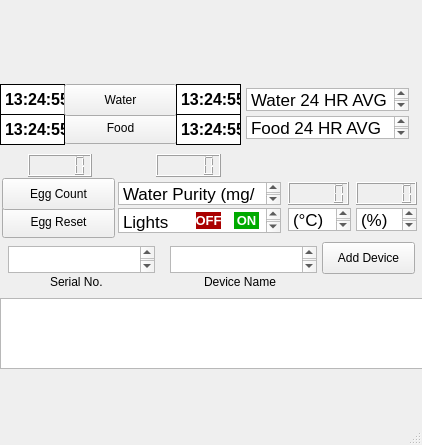
<?xml version="1.0" encoding="UTF-8"?>
<ui version="4.0">
 <class>MainWindow</class>
 <widget class="QMainWindow" name="MainWindow">
  <property name="geometry">
   <rect>
    <x>0</x>
    <y>0</y>
    <width>422</width>
    <height>445</height>
   </rect>
  </property>
  <property name="windowTitle">
   <string>MainWindow</string>
  </property>
  <widget class="QWidget" name="centralwidget">
   <widget class="QLabel" name="label">
    <property name="geometry">
     <rect>
      <x>-8</x>
      <y>-2</y>
      <width>429</width>
      <height>87</height>
     </rect>
    </property>
    <property name="autoFillBackground">
     <bool>false</bool>
    </property>
    <property name="text">
     <string/>
    </property>
    <property name="pixmap">
     <pixmap>Mama-Sarah.png</pixmap>
    </property>
    <property name="scaledContents">
     <bool>true</bool>
    </property>
   </widget>
   <widget class="QLabel" name="sys_time_label">
    <property name="geometry">
     <rect>
      <x>0</x>
      <y>84</y>
      <width>65</width>
      <height>31</height>
     </rect>
    </property>
    <property name="font">
     <font>
      <pointsize>12</pointsize>
      <weight>75</weight>
      <bold>true</bold>
     </font>
    </property>
    <property name="styleSheet">
     <string notr="true">border: 1px solid black;
background-color: rgb(255, 255, 255);</string>
    </property>
    <property name="text">
     <string>13:24:55</string>
    </property>
   </widget>
   <widget class="QPushButton" name="pushButton_2">
    <property name="geometry">
     <rect>
      <x>64</x>
      <y>112</y>
      <width>113</width>
      <height>32</height>
     </rect>
    </property>
    <property name="text">
     <string>Food</string>
    </property>
   </widget>
   <widget class="QLCDNumber" name="lcdNumber">
    <property name="geometry">
     <rect>
      <x>288</x>
      <y>182</y>
      <width>61</width>
      <height>23</height>
     </rect>
    </property>
   </widget>
   <widget class="QTextBrowser" name="textBrowser">
    <property name="geometry">
     <rect>
      <x>288</x>
      <y>208</y>
      <width>63</width>
      <height>23</height>
     </rect>
    </property>
    <property name="html">
     <string>&lt;!DOCTYPE HTML PUBLIC &quot;-//W3C//DTD HTML 4.0//EN&quot; &quot;http://www.w3.org/TR/REC-html40/strict.dtd&quot;&gt;
&lt;html&gt;&lt;head&gt;&lt;meta name=&quot;qrichtext&quot; content=&quot;1&quot; /&gt;&lt;style type=&quot;text/css&quot;&gt;
p, li { white-space: pre-wrap; }
&lt;/style&gt;&lt;/head&gt;&lt;body style=&quot; font-family:'.AppleSystemUIFont'; font-size:13pt; font-weight:400; font-style:normal;&quot;&gt;
&lt;p style=&quot; margin-top:0px; margin-bottom:0px; margin-left:0px; margin-right:0px; -qt-block-indent:0; text-indent:0px;&quot;&gt;(°C)&lt;/p&gt;&lt;/body&gt;&lt;/html&gt;</string>
    </property>
   </widget>
   <widget class="QLCDNumber" name="lcdNumber_2">
    <property name="geometry">
     <rect>
      <x>28</x>
      <y>154</y>
      <width>64</width>
      <height>23</height>
     </rect>
    </property>
   </widget>
   <widget class="QTextBrowser" name="textBrowser_2">
    <property name="geometry">
     <rect>
      <x>118</x>
      <y>182</y>
      <width>163</width>
      <height>23</height>
     </rect>
    </property>
    <property name="html">
     <string>&lt;!DOCTYPE HTML PUBLIC &quot;-//W3C//DTD HTML 4.0//EN&quot; &quot;http://www.w3.org/TR/REC-html40/strict.dtd&quot;&gt;
&lt;html&gt;&lt;head&gt;&lt;meta name=&quot;qrichtext&quot; content=&quot;1&quot; /&gt;&lt;style type=&quot;text/css&quot;&gt;
p, li { white-space: pre-wrap; }
&lt;/style&gt;&lt;/head&gt;&lt;body style=&quot; font-family:'.AppleSystemUIFont'; font-size:13pt; font-weight:400; font-style:normal;&quot;&gt;
&lt;p style=&quot; margin-top:0px; margin-bottom:0px; margin-left:0px; margin-right:0px; -qt-block-indent:0; text-indent:0px;&quot;&gt;Water Purity (mg/L)&lt;/p&gt;
&lt;p style=&quot;-qt-paragraph-type:empty; margin-top:0px; margin-bottom:0px; margin-left:0px; margin-right:0px; -qt-block-indent:0; text-indent:0px;&quot;&gt;&lt;br /&gt;&lt;/p&gt;&lt;/body&gt;&lt;/html&gt;</string>
    </property>
   </widget>
   <widget class="QLabel" name="sys_time_label_2">
    <property name="geometry">
     <rect>
      <x>0</x>
      <y>114</y>
      <width>65</width>
      <height>31</height>
     </rect>
    </property>
    <property name="font">
     <font>
      <pointsize>12</pointsize>
      <weight>75</weight>
      <bold>true</bold>
     </font>
    </property>
    <property name="styleSheet">
     <string notr="true">border: 1px solid black;
background-color: rgb(255, 255, 255);</string>
    </property>
    <property name="text">
     <string>13:24:55</string>
    </property>
   </widget>
   <widget class="QPushButton" name="pushButton_3">
    <property name="geometry">
     <rect>
      <x>64</x>
      <y>84</y>
      <width>113</width>
      <height>32</height>
     </rect>
    </property>
    <property name="text">
     <string>Water</string>
    </property>
   </widget>
   <widget class="QLCDNumber" name="lcdNumber_3">
    <property name="geometry">
     <rect>
      <x>156</x>
      <y>154</y>
      <width>65</width>
      <height>23</height>
     </rect>
    </property>
   </widget>
   <widget class="QLCDNumber" name="lcdNumber_5">
    <property name="geometry">
     <rect>
      <x>356</x>
      <y>182</y>
      <width>61</width>
      <height>23</height>
     </rect>
    </property>
   </widget>
   <widget class="QTextBrowser" name="textBrowser_5">
    <property name="geometry">
     <rect>
      <x>356</x>
      <y>208</y>
      <width>61</width>
      <height>23</height>
     </rect>
    </property>
    <property name="html">
     <string>&lt;!DOCTYPE HTML PUBLIC &quot;-//W3C//DTD HTML 4.0//EN&quot; &quot;http://www.w3.org/TR/REC-html40/strict.dtd&quot;&gt;
&lt;html&gt;&lt;head&gt;&lt;meta name=&quot;qrichtext&quot; content=&quot;1&quot; /&gt;&lt;style type=&quot;text/css&quot;&gt;
p, li { white-space: pre-wrap; }
&lt;/style&gt;&lt;/head&gt;&lt;body style=&quot; font-family:'.AppleSystemUIFont'; font-size:13pt; font-weight:400; font-style:normal;&quot;&gt;
&lt;p style=&quot; margin-top:0px; margin-bottom:0px; margin-left:0px; margin-right:0px; -qt-block-indent:0; text-indent:0px;&quot;&gt;(%)&lt;/p&gt;&lt;/body&gt;&lt;/html&gt;</string>
    </property>
   </widget>
   <widget class="QLabel" name="ebrake_fail_off">
    <property name="enabled">
     <bool>true</bool>
    </property>
    <property name="geometry">
     <rect>
      <x>196</x>
      <y>212</y>
      <width>25</width>
      <height>17</height>
     </rect>
    </property>
    <property name="font">
     <font>
      <pointsize>10</pointsize>
      <weight>75</weight>
      <bold>true</bold>
     </font>
    </property>
    <property name="styleSheet">
     <string notr="true">color: rgb(255, 255, 255);
background-color: rgb(170, 0, 0);</string>
    </property>
    <property name="text">
     <string>OFF</string>
    </property>
    <property name="alignment">
     <set>Qt::AlignCenter</set>
    </property>
   </widget>
   <widget class="QLabel" name="ebrake_fail_on">
    <property name="enabled">
     <bool>true</bool>
    </property>
    <property name="geometry">
     <rect>
      <x>234</x>
      <y>212</y>
      <width>25</width>
      <height>17</height>
     </rect>
    </property>
    <property name="font">
     <font>
      <pointsize>10</pointsize>
      <weight>75</weight>
      <bold>true</bold>
     </font>
    </property>
    <property name="styleSheet">
     <string notr="true">color: rgb(255, 255, 255);
background-color: rgb(0, 170, 0);</string>
    </property>
    <property name="text">
     <string>ON</string>
    </property>
    <property name="alignment">
     <set>Qt::AlignCenter</set>
    </property>
   </widget>
   <widget class="QPushButton" name="pushButton">
    <property name="geometry">
     <rect>
      <x>2</x>
      <y>206</y>
      <width>113</width>
      <height>32</height>
     </rect>
    </property>
    <property name="text">
     <string>Egg Reset</string>
    </property>
   </widget>
   <widget class="QTextBrowser" name="textBrowser_4">
    <property name="geometry">
     <rect>
      <x>118</x>
      <y>208</y>
      <width>163</width>
      <height>25</height>
     </rect>
    </property>
    <property name="html">
     <string>&lt;!DOCTYPE HTML PUBLIC &quot;-//W3C//DTD HTML 4.0//EN&quot; &quot;http://www.w3.org/TR/REC-html40/strict.dtd&quot;&gt;
&lt;html&gt;&lt;head&gt;&lt;meta name=&quot;qrichtext&quot; content=&quot;1&quot; /&gt;&lt;style type=&quot;text/css&quot;&gt;
p, li { white-space: pre-wrap; }
&lt;/style&gt;&lt;/head&gt;&lt;body style=&quot; font-family:'.AppleSystemUIFont'; font-size:13pt; font-weight:400; font-style:normal;&quot;&gt;
&lt;p style=&quot; margin-top:0px; margin-bottom:0px; margin-left:0px; margin-right:0px; -qt-block-indent:0; text-indent:0px;&quot;&gt;Lights&lt;/p&gt;&lt;/body&gt;&lt;/html&gt;</string>
    </property>
   </widget>
   <widget class="QPushButton" name="pushButton_4">
    <property name="geometry">
     <rect>
      <x>2</x>
      <y>178</y>
      <width>113</width>
      <height>32</height>
     </rect>
    </property>
    <property name="text">
     <string>Egg Count</string>
    </property>
   </widget>
   <widget class="QListView" name="listView">
    <property name="geometry">
     <rect>
      <x>0</x>
      <y>298</y>
      <width>423</width>
      <height>71</height>
     </rect>
    </property>
   </widget>
   <widget class="QLabel" name="sys_time_label_3">
    <property name="geometry">
     <rect>
      <x>176</x>
      <y>84</y>
      <width>65</width>
      <height>31</height>
     </rect>
    </property>
    <property name="font">
     <font>
      <pointsize>12</pointsize>
      <weight>75</weight>
      <bold>true</bold>
     </font>
    </property>
    <property name="styleSheet">
     <string notr="true">border: 1px solid black;
background-color: rgb(255, 255, 255);</string>
    </property>
    <property name="text">
     <string>13:24:55</string>
    </property>
   </widget>
   <widget class="QLabel" name="sys_time_label_4">
    <property name="geometry">
     <rect>
      <x>176</x>
      <y>114</y>
      <width>65</width>
      <height>31</height>
     </rect>
    </property>
    <property name="font">
     <font>
      <pointsize>12</pointsize>
      <weight>75</weight>
      <bold>true</bold>
     </font>
    </property>
    <property name="styleSheet">
     <string notr="true">border: 1px solid black;
background-color: rgb(255, 255, 255);</string>
    </property>
    <property name="text">
     <string>13:24:55</string>
    </property>
   </widget>
   <widget class="QTextBrowser" name="textBrowser_3">
    <property name="geometry">
     <rect>
      <x>246</x>
      <y>88</y>
      <width>163</width>
      <height>23</height>
     </rect>
    </property>
    <property name="html">
     <string>&lt;!DOCTYPE HTML PUBLIC &quot;-//W3C//DTD HTML 4.0//EN&quot; &quot;http://www.w3.org/TR/REC-html40/strict.dtd&quot;&gt;
&lt;html&gt;&lt;head&gt;&lt;meta name=&quot;qrichtext&quot; content=&quot;1&quot; /&gt;&lt;style type=&quot;text/css&quot;&gt;
p, li { white-space: pre-wrap; }
&lt;/style&gt;&lt;/head&gt;&lt;body style=&quot; font-family:'.AppleSystemUIFont'; font-size:13pt; font-weight:400; font-style:normal;&quot;&gt;
&lt;p style=&quot; margin-top:0px; margin-bottom:0px; margin-left:0px; margin-right:0px; -qt-block-indent:0; text-indent:0px;&quot;&gt;Water 24 HR AVG&lt;/p&gt;
&lt;p style=&quot;-qt-paragraph-type:empty; margin-top:0px; margin-bottom:0px; margin-left:0px; margin-right:0px; -qt-block-indent:0; text-indent:0px;&quot;&gt;&lt;br /&gt;&lt;/p&gt;&lt;/body&gt;&lt;/html&gt;</string>
    </property>
   </widget>
   <widget class="QTextBrowser" name="textBrowser_6">
    <property name="geometry">
     <rect>
      <x>246</x>
      <y>116</y>
      <width>163</width>
      <height>23</height>
     </rect>
    </property>
    <property name="html">
     <string>&lt;!DOCTYPE HTML PUBLIC &quot;-//W3C//DTD HTML 4.0//EN&quot; &quot;http://www.w3.org/TR/REC-html40/strict.dtd&quot;&gt;
&lt;html&gt;&lt;head&gt;&lt;meta name=&quot;qrichtext&quot; content=&quot;1&quot; /&gt;&lt;style type=&quot;text/css&quot;&gt;
p, li { white-space: pre-wrap; }
&lt;/style&gt;&lt;/head&gt;&lt;body style=&quot; font-family:'.AppleSystemUIFont'; font-size:13pt; font-weight:400; font-style:normal;&quot;&gt;
&lt;p style=&quot; margin-top:0px; margin-bottom:0px; margin-left:0px; margin-right:0px; -qt-block-indent:0; text-indent:0px;&quot;&gt;Food 24 HR AVG&lt;/p&gt;
&lt;p style=&quot;-qt-paragraph-type:empty; margin-top:0px; margin-bottom:0px; margin-left:0px; margin-right:0px; -qt-block-indent:0; text-indent:0px;&quot;&gt;&lt;br /&gt;&lt;/p&gt;&lt;/body&gt;&lt;/html&gt;</string>
    </property>
   </widget>
   <widget class="QTextEdit" name="textEdit">
    <property name="geometry">
     <rect>
      <x>8</x>
      <y>246</y>
      <width>147</width>
      <height>27</height>
     </rect>
    </property>
    <property name="html">
     <string>&lt;!DOCTYPE HTML PUBLIC &quot;-//W3C//DTD HTML 4.0//EN&quot; &quot;http://www.w3.org/TR/REC-html40/strict.dtd&quot;&gt;
&lt;html&gt;&lt;head&gt;&lt;meta name=&quot;qrichtext&quot; content=&quot;1&quot; /&gt;&lt;style type=&quot;text/css&quot;&gt;
p, li { white-space: pre-wrap; }
&lt;/style&gt;&lt;/head&gt;&lt;body style=&quot; font-family:'.AppleSystemUIFont'; font-size:13pt; font-weight:400; font-style:normal;&quot;&gt;
&lt;p style=&quot;-qt-paragraph-type:empty; margin-top:0px; margin-bottom:0px; margin-left:0px; margin-right:0px; -qt-block-indent:0; text-indent:0px;&quot;&gt;&lt;br /&gt;&lt;/p&gt;&lt;/body&gt;&lt;/html&gt;</string>
    </property>
   </widget>
   <widget class="QTextEdit" name="textEdit_2">
    <property name="geometry">
     <rect>
      <x>170</x>
      <y>246</y>
      <width>147</width>
      <height>27</height>
     </rect>
    </property>
    <property name="html">
     <string>&lt;!DOCTYPE HTML PUBLIC &quot;-//W3C//DTD HTML 4.0//EN&quot; &quot;http://www.w3.org/TR/REC-html40/strict.dtd&quot;&gt;
&lt;html&gt;&lt;head&gt;&lt;meta name=&quot;qrichtext&quot; content=&quot;1&quot; /&gt;&lt;style type=&quot;text/css&quot;&gt;
p, li { white-space: pre-wrap; }
&lt;/style&gt;&lt;/head&gt;&lt;body style=&quot; font-family:'.AppleSystemUIFont'; font-size:13pt; font-weight:400; font-style:normal;&quot;&gt;
&lt;p style=&quot;-qt-paragraph-type:empty; margin-top:0px; margin-bottom:0px; margin-left:0px; margin-right:0px; -qt-block-indent:0; text-indent:0px;&quot;&gt;&lt;br /&gt;&lt;/p&gt;&lt;/body&gt;&lt;/html&gt;</string>
    </property>
   </widget>
   <widget class="QPushButton" name="pushButton_5">
    <property name="geometry">
     <rect>
      <x>322</x>
      <y>242</y>
      <width>93</width>
      <height>32</height>
     </rect>
    </property>
    <property name="text">
     <string>Add Device</string>
    </property>
   </widget>
   <widget class="QLabel" name="label_2">
    <property name="geometry">
     <rect>
      <x>450</x>
      <y>288</y>
      <width>60</width>
      <height>16</height>
     </rect>
    </property>
    <property name="text">
     <string/>
    </property>
   </widget>
   <widget class="QLabel" name="label_3">
    <property name="geometry">
     <rect>
      <x>50</x>
      <y>274</y>
      <width>60</width>
      <height>16</height>
     </rect>
    </property>
    <property name="text">
     <string>Serial No.</string>
    </property>
   </widget>
   <widget class="QLabel" name="label_4">
    <property name="geometry">
     <rect>
      <x>204</x>
      <y>274</y>
      <width>83</width>
      <height>16</height>
     </rect>
    </property>
    <property name="text">
     <string>Device Name</string>
    </property>
   </widget>
   <zorder>label</zorder>
   <zorder>sys_time_label</zorder>
   <zorder>pushButton_2</zorder>
   <zorder>lcdNumber</zorder>
   <zorder>textBrowser</zorder>
   <zorder>lcdNumber_2</zorder>
   <zorder>textBrowser_2</zorder>
   <zorder>sys_time_label_2</zorder>
   <zorder>pushButton_3</zorder>
   <zorder>lcdNumber_3</zorder>
   <zorder>lcdNumber_5</zorder>
   <zorder>textBrowser_5</zorder>
   <zorder>pushButton</zorder>
   <zorder>textBrowser_4</zorder>
   <zorder>ebrake_fail_on</zorder>
   <zorder>ebrake_fail_off</zorder>
   <zorder>pushButton_4</zorder>
   <zorder>listView</zorder>
   <zorder>sys_time_label_3</zorder>
   <zorder>sys_time_label_4</zorder>
   <zorder>textBrowser_3</zorder>
   <zorder>textBrowser_6</zorder>
   <zorder>textEdit</zorder>
   <zorder>textEdit_2</zorder>
   <zorder>pushButton_5</zorder>
   <zorder>label_2</zorder>
   <zorder>label_3</zorder>
   <zorder>label_4</zorder>
  </widget>
  <widget class="QMenuBar" name="menubar">
   <property name="geometry">
    <rect>
     <x>0</x>
     <y>0</y>
     <width>422</width>
     <height>24</height>
    </rect>
   </property>
  </widget>
  <widget class="QStatusBar" name="statusbar"/>
 </widget>
 <resources/>
 <connections/>
</ui>
